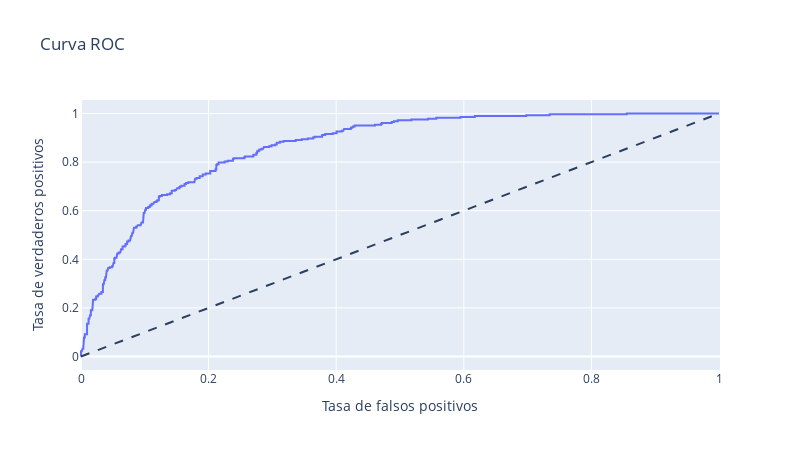

The notebook cell saved with this chart:
### Code cell
model_logistreg = LogisticRegression(class_weight="balanced")
model_logistreg.fit(X_train, y_train)
predictions = model_logistreg.predict(X_test)


find_scores(X_test, y_test, predictions, model_logistreg)

### Figure 1 — Plotly figure (JSON) as saved in the notebook; plotly's stock layout.template omitted (floating-point values rounded to 4 significant figures; data arrays with more than 128 entries replaced by an {"elided": "..."} marker saying what was removed)
{"data": [{"hovertemplate": "Tasa de falsos positivos=%{x}<br>Tasa de verdaderos positivos=%{y}<extra></extra>", "legendgroup": "", "line": {"color": "#636efa", "dash": "solid"}, "marker": {"symbol": "circle"}, "mode": "lines", "name": "", "orientation": "v", "showlegend": false, "type": "scatter", "x": {"elided": "288 float values"}, "xaxis": "x", "y": {"elided": "288 float values"}, "yaxis": "y"}], "layout": {"height": 450, "legend": {"tracegroupgap": 0}, "shapes": [{"line": {"dash": "dash"}, "type": "line", "x0": 0, "x1": 1, "y0": 0, "y1": 1}], "title": {"text": "Curva ROC"}, "width": 800, "xaxis": {"anchor": "y", "domain": [0, 1], "title": {"text": "Tasa de falsos positivos"}}, "yaxis": {"anchor": "x", "domain": [0, 1], "title": {"text": "Tasa de verdaderos positivos"}}}}
